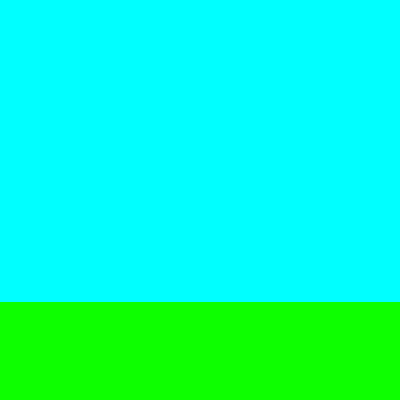
Frame 1 (no input)
Frame 60 (the mouse pressed at the canvas centre just before this capture): identical to frame 1, image omitted
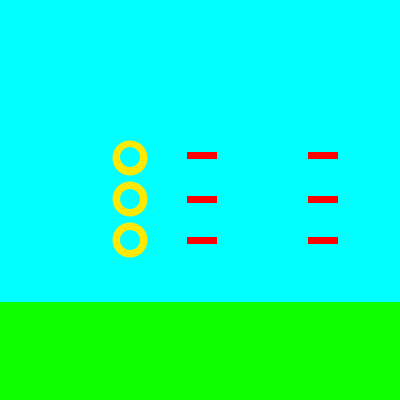
Frame 120 (the mouse held since frame 60 and released just before this capture)

The Processing sketch that drew these frames (run headless with seeded random() and noise(); from frame 60 on, the mouse is pressed at the canvas centre):

// Processing sketch: processing_175255
// ── processing_175255.pde

int d=50;
int c=50;
int b=50;
int a=50;

void setup () {
  noStroke();
  size(400,400);
}
void draw () {
    if (mousePressed) {
    a=a+3;    
    b=b+8;
    c=c+6;
    d=d+4;
    }

    background(0,255,255);
    fill(255,0,0);
    rect(b-101,196,30,7);
    fill(255,0,0);
    rect(b-101,152,30,7);
    fill(255,0,0);
    rect(b-101,237,30,7);
    fill(255,0,0);
    rect(c-102,196,30,7);
    fill(255,0,0);
    rect(c-102,152,30,7);
    fill(255,0,0);
    rect(c-102,237,30,7);
    fill(255,0,0);
    rect(d-103,196,30,7);
    fill(255,0,0);
    rect(d-103,152,30,7);
    fill(255,0,0);
    rect(d-103,237,30,7);   
    fill(255,234,0);
    ellipse(a-100,199,35,35);
    fill(0,255,255);
    ellipse(a-100,199,20,20);    
    fill(255,234,0);
    ellipse(a-100,158,35,35);
    fill(0,255,255);
    ellipse(a-100,157,20,20);    
    fill(255,234,0);
    ellipse(a-100,240,35,35);
    fill(0,255,255);
    ellipse(a-100,240,20,20);    
    fill(13,255,0);
    rect(0,302,526,200);
}
